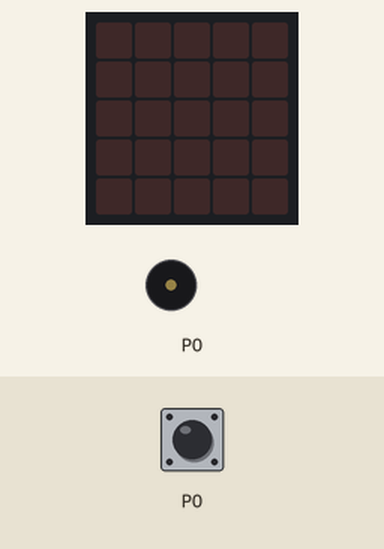
The program below on a simulated BBC micro:bit running MicroPython. Parts: the board's 5×5 LED display, buzzer (waves = sounding). The test bench sets the inputs (shaded band); at power-on: P0 HIGH.

Above: at 1.2 s.
1.3 s: P0 pulled LOW for 1 s
At 2.1 s:
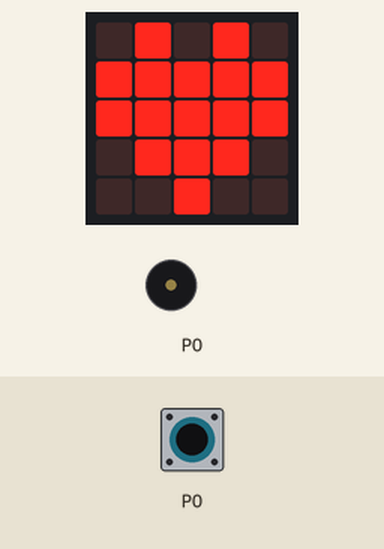
3.8 s: P0 pulled LOW for 3.2 s
At 3.86 s:
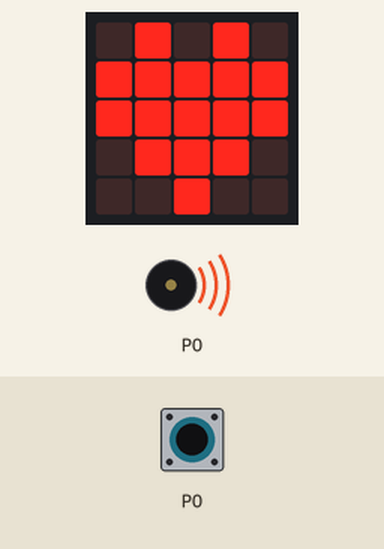
Timing chart, 0 to 6.8 s (numbered marks = the images above; inputs shaded):
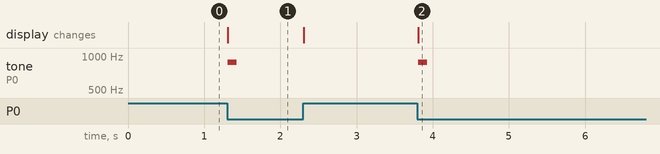

The program:

main.py
```python
# Sample: ton-bei-druck  (DS425 Pushbutton)
# Board:   BBC micro:bit V2.2
# Sprache: MicroPython
#
# Ziel: Ein externer Taster (Pushbutton Switch DS425 Momentary) wird ueber
#       die Pins mit dem micro:bit verbunden. Beim Druecken erscheint ein Herz
#       auf der LED-Matrix und es ertoent ein kurzer Ton.
#
# --------------------------------------------------------------------------
# Verkabelung
# --------------------------------------------------------------------------
#   Taster-Bein 1  ->  Pin  P0
#   Taster-Bein 2  ->  Pin  GND
#
#   Der DS425 hat 4 Beine. Je zwei gegenueberliegende Beine sind fest
#   miteinander verbunden. Beim Druecken werden die beiden Seiten verbunden.
#   -> Ein Bein einer Seite an P0, ein Bein der ANDEREN Seite an GND
#      (am besten diagonal gegenueberliegende Beine verwenden).
#
#   Es wird KEIN externer Widerstand benoetigt: der interne Pull-up-Widerstand
#   von P0 wird per Software eingeschaltet.
#     - Taster losgelassen:  P0 = 1  (High, ueber Pull-up an 3V)
#     - Taster gedrueckt:     P0 = 0  (Low, direkt an GND)
# --------------------------------------------------------------------------

from microbit import *
import music

# P0 als Eingang mit internem Pull-up-Widerstand konfigurieren.
# Ohne Pull-up "schwebt" der Pin und liefert zufaellige Werte.
pin0.set_pull(pin0.PULL_UP)

war_gedrueckt = False

while True:
    # Taster schliesst gegen GND -> gedrueckt entspricht dem Wert 0
    gedrueckt = (pin0.read_digital() == 0)

    if gedrueckt and not war_gedrueckt:
        # Flanke: gerade eben gedrueckt
        display.show(Image.HEART)
        # 880 Hz fuer 120 ms. pin=None -> Ton nur ueber den
        # eingebauten Lautsprecher des micro:bit V2 (P0 bleibt frei fuer den Taster).
        music.pitch(880, 120, pin=None)

    elif not gedrueckt and war_gedrueckt:
        # Flanke: gerade losgelassen
        display.clear()

    war_gedrueckt = gedrueckt
    sleep(10)   # kurze Pause = einfache Entprellung
```

Measured:
- after the input at 1.3 s, tone on P0: silent → 880 Hz at once, → silent 0.12 s later; the display: changes at once (image 1)
- after the input at 3.8 s, tone on P0: silent → 880 Hz at once, → silent 0.12 s later; the display: changes at once (image 2)
